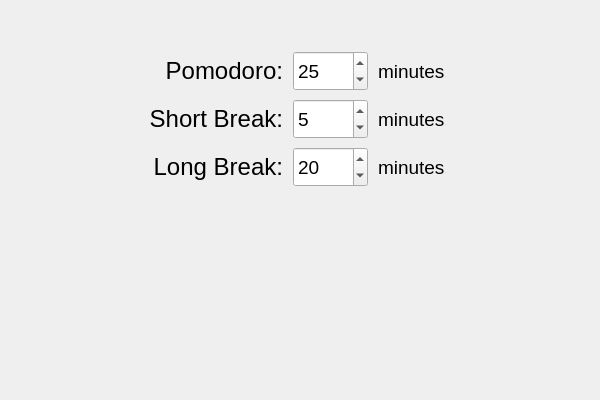
<?xml version="1.0" encoding="UTF-8"?>
<ui version="4.0">
 <class>OptionsWindow</class>
 <widget class="QWidget" name="OptionsWindow">
  <property name="geometry">
   <rect>
    <x>0</x>
    <y>0</y>
    <width>600</width>
    <height>400</height>
   </rect>
  </property>
  <property name="minimumSize">
   <size>
    <width>600</width>
    <height>400</height>
   </size>
  </property>
  <property name="windowTitle">
   <string>Form</string>
  </property>
  <layout class="QVBoxLayout" name="verticalLayout">
   <item>
    <spacer name="verticalSpacer_2">
     <property name="orientation">
      <enum>Qt::Vertical</enum>
     </property>
     <property name="sizeType">
      <enum>QSizePolicy::Preferred</enum>
     </property>
     <property name="sizeHint" stdset="0">
      <size>
       <width>20</width>
       <height>40</height>
      </size>
     </property>
    </spacer>
   </item>
   <item>
    <widget class="QWidget" name="horizontalWidget2" native="true">
     <property name="sizePolicy">
      <sizepolicy hsizetype="Preferred" vsizetype="Fixed">
       <horstretch>0</horstretch>
       <verstretch>0</verstretch>
      </sizepolicy>
     </property>
     <property name="maximumSize">
      <size>
       <width>16777215</width>
       <height>50</height>
      </size>
     </property>
     <layout class="QHBoxLayout" name="horizontalLayout">
      <property name="spacing">
       <number>10</number>
      </property>
      <property name="leftMargin">
       <number>0</number>
      </property>
      <property name="topMargin">
       <number>0</number>
      </property>
      <property name="rightMargin">
       <number>0</number>
      </property>
      <property name="bottomMargin">
       <number>2</number>
      </property>
      <item>
       <spacer name="horizontalSpacer_2">
        <property name="orientation">
         <enum>Qt::Horizontal</enum>
        </property>
        <property name="sizeHint" stdset="0">
         <size>
          <width>40</width>
          <height>20</height>
         </size>
        </property>
       </spacer>
      </item>
      <item>
       <widget class="QLabel" name="pomodoroLabel">
        <property name="minimumSize">
         <size>
          <width>140</width>
          <height>0</height>
         </size>
        </property>
        <property name="maximumSize">
         <size>
          <width>140</width>
          <height>16777215</height>
         </size>
        </property>
        <property name="font">
         <font>
          <pointsize>18</pointsize>
         </font>
        </property>
        <property name="text">
         <string>Pomodoro:</string>
        </property>
        <property name="alignment">
         <set>Qt::AlignRight|Qt::AlignTrailing|Qt::AlignVCenter</set>
        </property>
        <property name="indent">
         <number>0</number>
        </property>
       </widget>
      </item>
      <item>
       <widget class="QSpinBox" name="pomodoroTime">
        <property name="sizePolicy">
         <sizepolicy hsizetype="Fixed" vsizetype="Fixed">
          <horstretch>0</horstretch>
          <verstretch>0</verstretch>
         </sizepolicy>
        </property>
        <property name="minimumSize">
         <size>
          <width>75</width>
          <height>40</height>
         </size>
        </property>
        <property name="maximumSize">
         <size>
          <width>75</width>
          <height>50</height>
         </size>
        </property>
        <property name="font">
         <font>
          <pointsize>14</pointsize>
         </font>
        </property>
        <property name="minimum">
         <number>1</number>
        </property>
        <property name="maximum">
         <number>60</number>
        </property>
        <property name="value">
         <number>25</number>
        </property>
       </widget>
      </item>
      <item>
       <widget class="QLabel" name="labelMinutes">
        <property name="minimumSize">
         <size>
          <width>80</width>
          <height>0</height>
         </size>
        </property>
        <property name="maximumSize">
         <size>
          <width>80</width>
          <height>16777215</height>
         </size>
        </property>
        <property name="font">
         <font>
          <pointsize>14</pointsize>
         </font>
        </property>
        <property name="text">
         <string>minutes</string>
        </property>
       </widget>
      </item>
      <item>
       <spacer name="horizontalSpacer">
        <property name="orientation">
         <enum>Qt::Horizontal</enum>
        </property>
        <property name="sizeHint" stdset="0">
         <size>
          <width>40</width>
          <height>20</height>
         </size>
        </property>
       </spacer>
      </item>
     </layout>
    </widget>
   </item>
   <item>
    <widget class="QWidget" name="horizontalWidget3" native="true">
     <property name="sizePolicy">
      <sizepolicy hsizetype="Preferred" vsizetype="Fixed">
       <horstretch>0</horstretch>
       <verstretch>0</verstretch>
      </sizepolicy>
     </property>
     <property name="maximumSize">
      <size>
       <width>16777215</width>
       <height>50</height>
      </size>
     </property>
     <layout class="QHBoxLayout" name="horizontalLayout_4">
      <property name="spacing">
       <number>10</number>
      </property>
      <property name="leftMargin">
       <number>0</number>
      </property>
      <property name="topMargin">
       <number>0</number>
      </property>
      <property name="rightMargin">
       <number>0</number>
      </property>
      <property name="bottomMargin">
       <number>2</number>
      </property>
      <item>
       <spacer name="horizontalSpacer_3">
        <property name="orientation">
         <enum>Qt::Horizontal</enum>
        </property>
        <property name="sizeHint" stdset="0">
         <size>
          <width>40</width>
          <height>20</height>
         </size>
        </property>
       </spacer>
      </item>
      <item>
       <widget class="QLabel" name="shortBreakLabel">
        <property name="minimumSize">
         <size>
          <width>140</width>
          <height>0</height>
         </size>
        </property>
        <property name="maximumSize">
         <size>
          <width>140</width>
          <height>16777215</height>
         </size>
        </property>
        <property name="font">
         <font>
          <pointsize>18</pointsize>
         </font>
        </property>
        <property name="text">
         <string>Short Break:</string>
        </property>
        <property name="alignment">
         <set>Qt::AlignRight|Qt::AlignTrailing|Qt::AlignVCenter</set>
        </property>
        <property name="indent">
         <number>0</number>
        </property>
       </widget>
      </item>
      <item>
       <widget class="QSpinBox" name="shortBreakTime">
        <property name="sizePolicy">
         <sizepolicy hsizetype="Fixed" vsizetype="Fixed">
          <horstretch>0</horstretch>
          <verstretch>0</verstretch>
         </sizepolicy>
        </property>
        <property name="minimumSize">
         <size>
          <width>75</width>
          <height>40</height>
         </size>
        </property>
        <property name="maximumSize">
         <size>
          <width>75</width>
          <height>50</height>
         </size>
        </property>
        <property name="font">
         <font>
          <pointsize>14</pointsize>
         </font>
        </property>
        <property name="minimum">
         <number>1</number>
        </property>
        <property name="maximum">
         <number>30</number>
        </property>
        <property name="value">
         <number>5</number>
        </property>
       </widget>
      </item>
      <item>
       <widget class="QLabel" name="labelMinutes2">
        <property name="minimumSize">
         <size>
          <width>80</width>
          <height>0</height>
         </size>
        </property>
        <property name="maximumSize">
         <size>
          <width>80</width>
          <height>16777215</height>
         </size>
        </property>
        <property name="font">
         <font>
          <pointsize>14</pointsize>
         </font>
        </property>
        <property name="text">
         <string>minutes</string>
        </property>
       </widget>
      </item>
      <item>
       <spacer name="horizontalSpacer_5">
        <property name="orientation">
         <enum>Qt::Horizontal</enum>
        </property>
        <property name="sizeHint" stdset="0">
         <size>
          <width>40</width>
          <height>20</height>
         </size>
        </property>
       </spacer>
      </item>
     </layout>
    </widget>
   </item>
   <item>
    <widget class="QWidget" name="horizontalWidget4" native="true">
     <property name="sizePolicy">
      <sizepolicy hsizetype="Preferred" vsizetype="Fixed">
       <horstretch>0</horstretch>
       <verstretch>0</verstretch>
      </sizepolicy>
     </property>
     <property name="maximumSize">
      <size>
       <width>16777215</width>
       <height>50</height>
      </size>
     </property>
     <layout class="QHBoxLayout" name="horizontalLayout_3">
      <property name="spacing">
       <number>10</number>
      </property>
      <property name="leftMargin">
       <number>0</number>
      </property>
      <property name="topMargin">
       <number>0</number>
      </property>
      <property name="rightMargin">
       <number>0</number>
      </property>
      <property name="bottomMargin">
       <number>2</number>
      </property>
      <item>
       <spacer name="horizontalSpacer_4">
        <property name="orientation">
         <enum>Qt::Horizontal</enum>
        </property>
        <property name="sizeHint" stdset="0">
         <size>
          <width>40</width>
          <height>20</height>
         </size>
        </property>
       </spacer>
      </item>
      <item>
       <widget class="QLabel" name="longBreakLabel">
        <property name="minimumSize">
         <size>
          <width>140</width>
          <height>0</height>
         </size>
        </property>
        <property name="maximumSize">
         <size>
          <width>140</width>
          <height>16777215</height>
         </size>
        </property>
        <property name="font">
         <font>
          <pointsize>18</pointsize>
         </font>
        </property>
        <property name="text">
         <string>Long Break:</string>
        </property>
        <property name="alignment">
         <set>Qt::AlignRight|Qt::AlignTrailing|Qt::AlignVCenter</set>
        </property>
        <property name="indent">
         <number>0</number>
        </property>
       </widget>
      </item>
      <item>
       <widget class="QSpinBox" name="longBreakTime">
        <property name="sizePolicy">
         <sizepolicy hsizetype="Fixed" vsizetype="Fixed">
          <horstretch>0</horstretch>
          <verstretch>0</verstretch>
         </sizepolicy>
        </property>
        <property name="minimumSize">
         <size>
          <width>75</width>
          <height>40</height>
         </size>
        </property>
        <property name="maximumSize">
         <size>
          <width>75</width>
          <height>50</height>
         </size>
        </property>
        <property name="font">
         <font>
          <pointsize>14</pointsize>
         </font>
        </property>
        <property name="minimum">
         <number>2</number>
        </property>
        <property name="maximum">
         <number>60</number>
        </property>
        <property name="value">
         <number>20</number>
        </property>
       </widget>
      </item>
      <item>
       <widget class="QLabel" name="labelMinutes3">
        <property name="minimumSize">
         <size>
          <width>80</width>
          <height>0</height>
         </size>
        </property>
        <property name="maximumSize">
         <size>
          <width>80</width>
          <height>16777215</height>
         </size>
        </property>
        <property name="font">
         <font>
          <pointsize>14</pointsize>
         </font>
        </property>
        <property name="text">
         <string>minutes</string>
        </property>
       </widget>
      </item>
      <item>
       <spacer name="horizontalSpacer_6">
        <property name="orientation">
         <enum>Qt::Horizontal</enum>
        </property>
        <property name="sizeHint" stdset="0">
         <size>
          <width>40</width>
          <height>20</height>
         </size>
        </property>
       </spacer>
      </item>
     </layout>
    </widget>
   </item>
   <item>
    <spacer name="verticalSpacer">
     <property name="orientation">
      <enum>Qt::Vertical</enum>
     </property>
     <property name="sizeHint" stdset="0">
      <size>
       <width>20</width>
       <height>40</height>
      </size>
     </property>
    </spacer>
   </item>
  </layout>
 </widget>
 <resources/>
 <connections/>
</ui>
